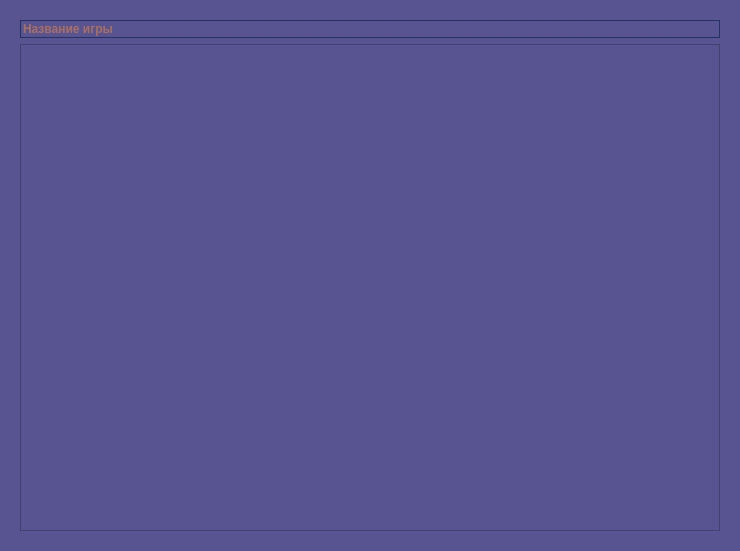
<?xml version="1.0" encoding="UTF-8"?>
<ui version="4.0">
 <class>Form</class>
 <widget class="QWidget" name="Form">
  <property name="geometry">
   <rect>
    <x>0</x>
    <y>0</y>
    <width>740</width>
    <height>551</height>
   </rect>
  </property>
  <property name="sizePolicy">
   <sizepolicy hsizetype="Expanding" vsizetype="Expanding">
    <horstretch>0</horstretch>
    <verstretch>0</verstretch>
   </sizepolicy>
  </property>
  <property name="minimumSize">
   <size>
    <width>740</width>
    <height>400</height>
   </size>
  </property>
  <property name="maximumSize">
   <size>
    <width>740</width>
    <height>16777215</height>
   </size>
  </property>
  <property name="windowTitle">
   <string>Form</string>
  </property>
  <property name="styleSheet">
   <string notr="true">background:#585492;</string>
  </property>
  <layout class="QHBoxLayout" name="horizontalLayout">
   <item>
    <widget class="QWidget" name="widget" native="true">
     <property name="maximumSize">
      <size>
       <width>737</width>
       <height>16777215</height>
      </size>
     </property>
     <property name="styleSheet">
      <string notr="true"/>
     </property>
     <layout class="QHBoxLayout" name="horizontalLayout_3">
      <item>
       <layout class="QVBoxLayout" name="verticalLayout">
        <item>
         <widget class="QLineEdit" name="searchEdit">
          <property name="font">
           <font>
            <family>Segoe UI</family>
            <pointsize>9</pointsize>
            <weight>75</weight>
            <bold>true</bold>
           </font>
          </property>
          <property name="styleSheet">
           <string notr="true">color: #FB8A2D;
border: 1px solid #253261;</string>
          </property>
          <property name="placeholderText">
           <string>Название игры</string>
          </property>
         </widget>
        </item>
        <item>
         <widget class="QTableWidget" name="tableWidget">
          <property name="styleSheet">
           <string notr="true">QTableWidget {background-color: #253261; color: #FB8A2D; font-weight: bold}
QHeaderView::section { background: #253261; color: #FB8A2D; font-weight: bold };





</string>
          </property>
         </widget>
        </item>
       </layout>
      </item>
     </layout>
    </widget>
   </item>
  </layout>
 </widget>
 <resources/>
 <connections/>
</ui>
